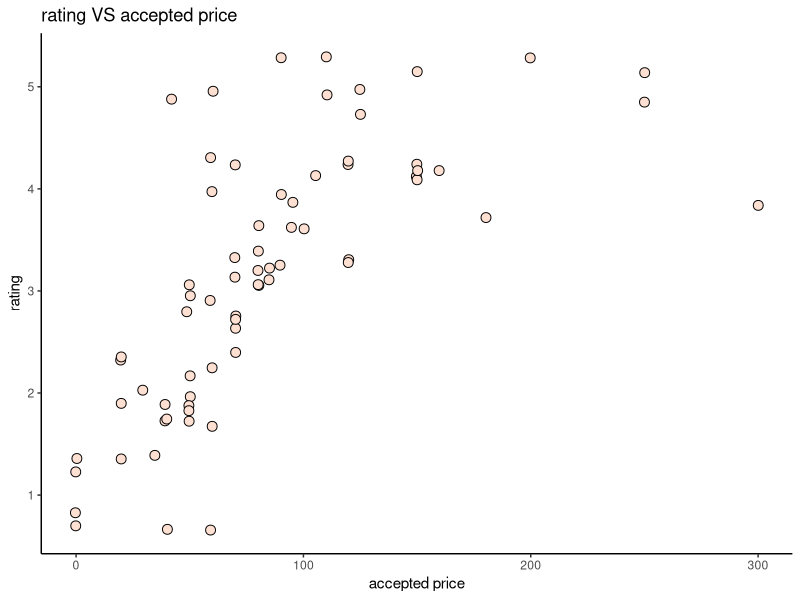
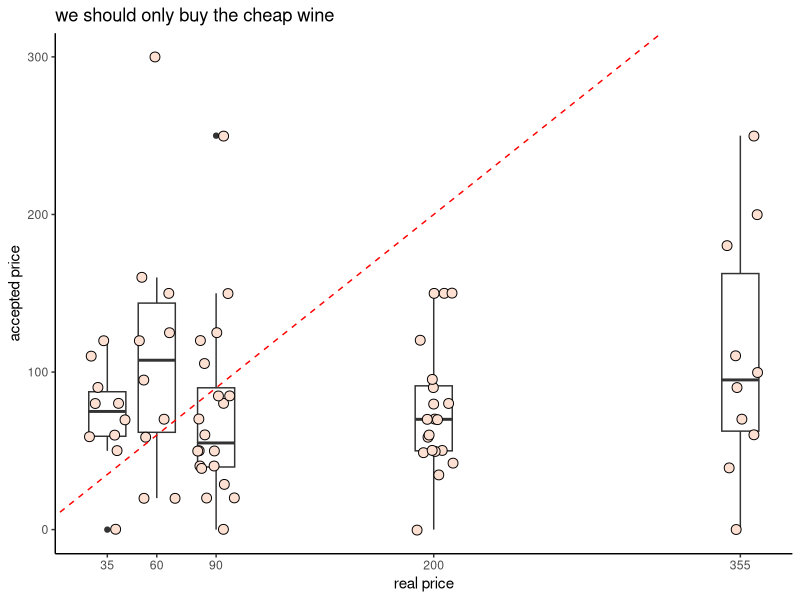
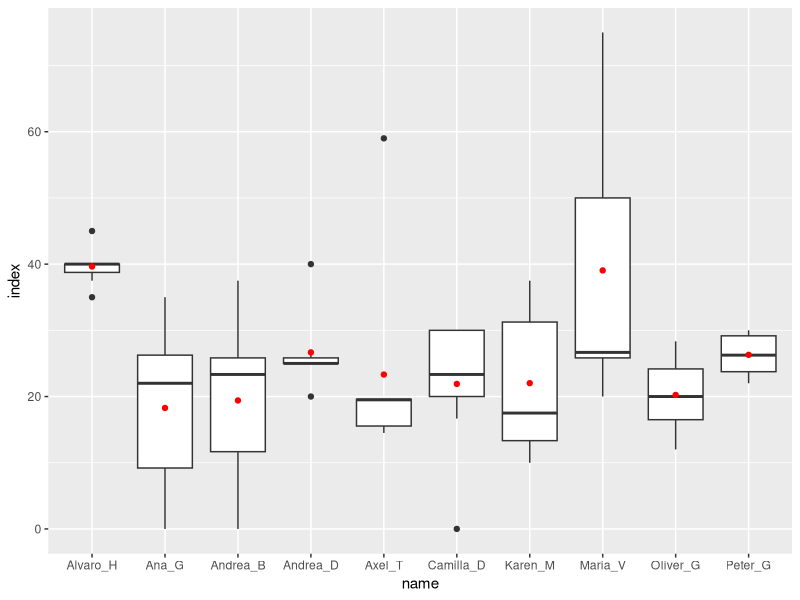
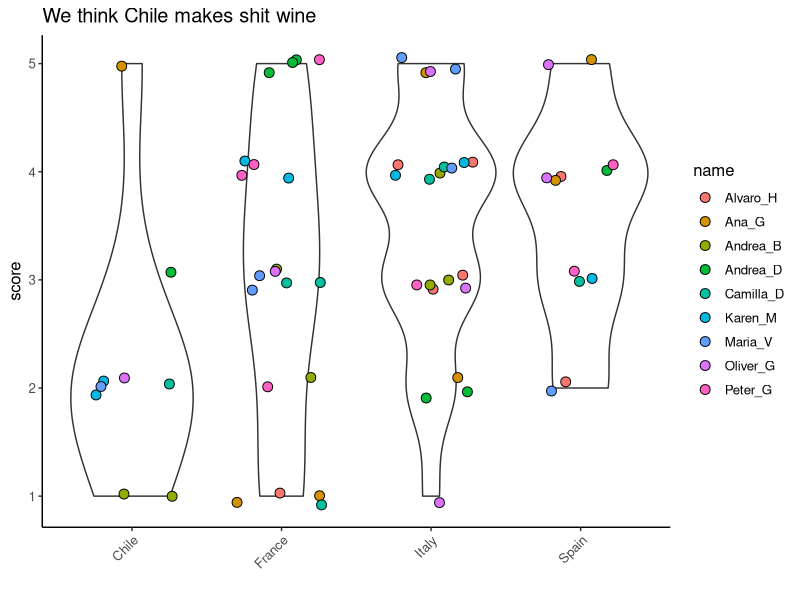

Reproduce these figures in R, in order. (Note: this script raises an error after producing the figures.)
library(tidyverse)
library("RColorBrewer")

setwd("/Users/andreabarghetti/Desktop/Fun/wine_birthday/")

rating_raw <- readxl::read_xlsx("wine_rating.xlsx", "rating")
sommeliers <- readxl::read_xlsx("wine_rating.xlsx", "sommeliers")
labels <- readxl::read_xlsx("wine_rating.xlsx", "labels")

rating <- rating_raw %>%
  mutate(other = str_split(other, ",")) %>%
  unnest(other) %>%
  mutate(other= case_when(is.na(other) ~ "noother",
                          T~other),
           is_other = case_when(!is.na(other)~"1")) %>%
  spread(other, is_other) %>%
  select(-noother) %>%
  left_join(labels) %>%
  left_join(sommeliers)


# people pay more for what they like more
rating %>%
  ggplot(aes(x=pay, y=grade)) +
  geom_jitter(shape=21, size=3, fill="#FEE0D2") +
  theme_classic() +
  ggtitle("rating VS accepted price") +
  xlab("accepted price") + ylab("rating")

cor(rating$pay, rating$grade)

# people have no clue about the real price
rating %>%
  ggplot(aes(x=price, y=pay)) +
  geom_boxplot(aes(group=price)) +
  geom_jitter(shape=21, size=3, fill="#FEE0D2") +
  scale_x_continuous(breaks = unique(rating$price)) +
  theme_classic() +
  geom_abline(slope = 1,intercept = 0, col="red", linetype="dashed") +
  ylab("accepted price") + 
  xlab("real price") +
  ggtitle("we should only buy the cheap wine")


# how much is wine worth?
rating %>%
  select(name, grade, pay) %>%
  mutate(index = pay/grade) %>%
  ggplot(aes(x=name, y=index)) +
  geom_boxplot() +
  geom_point(col="red", stat="summary")



# how people value countries rather than taste
rating %>%
  filter(!is.na(from)) %>%
  ggplot(aes(x=from, y=grade)) +
  geom_violin() + 
  geom_point(shape=21, size=3, position=position_jitter(width=.3, height = .1), aes(fill=name)) +
  theme_classic() +
  xlab("") + ylab("score") +
  theme(axis.text.x = element_text(angle=45, hjust=1, vjust=1),
        text=element_text(size=12)) +
  ggtitle("We think Chile makes shit wine")


# people ratings over time
rating %>%
  ggplot(aes(x=order, y=grade)) +
  geom_jitter(shape=21, size=3) +
  theme_classic() +
  scale_x_continuous(breaks = unique(rating$order %>% na.omit())) +
  ggtitle("it doesn´t get better with drinking",
          subtitle = paste("pearson:",cor1%>% round(digits = 2)))
cor1 <- cor(rating$order[!is.na(rating$order)], rating$grade[!is.na(rating$order)])


# grade by Wine+label
rating %>%
  ggplot(aes(y=grade, x= paste(wine_name, label))) +
  geom_violin(fill="#FEE0D2") +
  geom_point(position=position_dodge2(width=.2), shape=21, alpha=.5, col="black", fill="black", size=2) +
  geom_point(size=2,shape=23, stat="summary", fill="red") +
  theme_classic() +
  theme(axis.text.x = element_text(angle=45, hjust=1, vjust=1),
        text=element_text(size=12)) +
  xlab("") + ylab("rating") +
  ggtitle("Rating of the wine by bottle", subtitle = "* red dot =mean")

# grade by Wine
rating %>%
  ggplot(aes(y=grade, x= paste(wine_name))) +
  geom_violin(fill="#FEE0D2") +
  geom_point(position=position_dodge2(width=.2), shape=21, alpha=.5, col="black", fill="black", size=2) +
  geom_point(size=2,shape=23, stat="summary", fill="red") +
  theme_classic() +
  theme(axis.text.x = element_text(angle=45, hjust=1, vjust=1),
        text=element_text(size=12)) +
  xlab("") +
  ggtitle("Rating of the wine")

# grades by Sommelier
rating %>%
  ggplot(aes(y=grade, x= name)) +
  geom_violin(trim = T, scale = "count") +
  geom_point(position=position_dodge2(width=.5), size=3, shape=21, aes(fill = wine_name), stat="identity") +
  geom_point(size=2, stat="summary", fill="red", shape=23, stroke=1) +
  theme_classic() +
  theme(axis.text.x = element_text(angle=45, hjust=1, vjust=1),
        text=element_text(size=12)) +
  xlab("") +
  ggtitle("Ratings by sommeleir")

# grades by Sommelier on identical wine
rating %>%
  filter(label %in% c("C","G","D","F")) %>%
  ggplot(aes(y=grade, x= name)) +
  geom_point(position=position_dodge2(width=.2), size=3, shape=21, aes(fill = wine_name), stat="identity") +
  theme_bw() +
  theme(axis.text.x = element_text(angle=45, hjust=1, vjust=1),
        text=element_text(size=12)) +
  xlab("") +
  ggtitle("Ratings by sommeleir")

# ranking
rating %>%
  filter(label %in% c("C","G","D","F")) %>%
  group_by(name, wine_name) %>%
  summarise(diff=max(grade)-min(grade)) %>%
  group_by(name) %>%
  summarise(score= sqrt(sum(diff^2))) %>%
  arrange(score) %>%
  ggplot(aes(x=reorder(name,score), y=score)) +
  geom_bar(stat="identity", fill="#A50F15") +
  theme_classic()+
  theme(axis.text.x = element_text(angle=45, hjust=1, vjust=1),
        text=element_text(size=8)) +
  xlab("") + ylab("Inconcistensy") +
  ggtitle("Guessing the identical wines", subtitle = 'Inconcistensy: square root ( sum("difference in score between identical wines" ^ 2) )')
  
  
# heap map and clustering
rating %>%
  select(name,label,grade, wine_name) %>%
  unite(wine_name, wine_name, label, sep= " ") %>%
  spread(wine_name, grade) %>%
  column_to_rownames("name") %>%
  as.matrix() %>% t() %>%
  scale(center = F, scale = F) %>%
  pheatmap::pheatmap()

# heap map and clustering without label var
rating %>%
  group_by(wine_name, name) %>%
  summarise(grade=mean(grade)) %>%
  select(name,grade, wine_name) %>%
  spread(wine_name, grade) %>%
  column_to_rownames("name") %>%
  as.matrix() %>% t() %>%
  scale(center = T, scale = T) %>%
  pheatmap::pheatmap()



# work clouds for wine descriptions
description_words <- c("fruity", "dry", "fullbodied", "tannic", "smoky", "austere", 
                       "earthy", "delicate", "sweet", "buttery", "elegant", "spicy", 
                       "acid", "bitter", "round", "savory", "silky", "sharp", "bloody", 
                       "rich", "alcohol", "bad", "berries", "boring", "fresh", "grassy", 
                       "rough", "smooth", "tasteless", "tropical")

description_df <- rating %>%
  select(name, wine_name,label, all_of(description_words)) %>%
  gather(adjective, value, all_of(description_words)) %>%
  filter(!is.na(value)) %>%
  select(-value)

for (labelx in unique(description_df$label)) {
  description_by_wine <- description_df %>%
    filter(label==labelx) %>%
    group_by(adjective) %>%
    summarise(n=n()) %>% ungroup() %>%
    mutate(freq=n/sum(n))

  png(paste0("plots/wc_",labelx,".png"), width = 20, height = 20, units = "cm", res=300)
  
  wordcloud::wordcloud(words = description_by_wine$adjective, 
                       freq = description_by_wine$n, 
                       min.freq = 0, 
                       random.order=F,
                       random.color =F,
                       max.words =50,
                       scale = c(5,1),
                       rot.per = 0.35,
                       colors=brewer.pal(9, "Reds"),
                       ordered.colors =F)
  
  dev.off()
}
